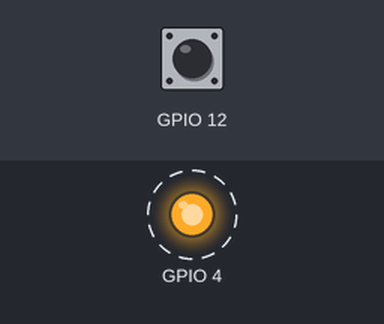
This sketch was run on a simulated ESP32. On the bench: output pins drawn as LEDs (lit = HIGH). Dashed ring = blinking. The test bench sets the inputs (shaded band); at power-on: GPIO 12 HIGH. WiFi joins after 1.5 s; servers stay silent unless stated; storage starts empty; random numbers use the default seed unless the sketch sets one; the camera gives no picture; what the sketch prints to the serial monitor is not drawn.

Above: at 2.87 s.
Timing chart, 0 to 5.8 s (numbered marks = the images above):
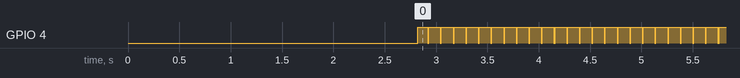

Measured:
- by itself, GPIO 4: alternates HIGH for 0.11 s and LOW for 0.01 s

The sketch:

Esp32Cam.ino
```cpp
//final

#include "WiFi.h"
#include "esp_camera.h"
#include "Arduino.h"
#include "soc/soc.h"
#include "soc/rtc_cntl_reg.h"
#include "driver/rtc_io.h"
#include <SPIFFS.h>
#include <FS.h>
#include <Firebase_ESP_Client.h>
#include <addons/TokenHelper.h>
#define CAMERA_MODEL_AI_THINKER // Has PSRAM

const char* ssid = "PAPPURAJ";
const char* password = "0000000.";

#define DATABASE_URL "railproject-bf850-default-rtdb.asia-southeast1.firebasedatabase.app"


#define API_KEY "AIzaSyB4haoV7KkmB0Sv7LMX1qerCf3G1JK7ti4"

#define USER_EMAIL "pappuraj.duet@gmail.com"
#define USER_PASSWORD "12345678"

#define STORAGE_BUCKET_ID "railproject-bf850.appspot.com"

#define FILE_PHOTO "/data/photo.jpg"

#define PWDN_GPIO_NUM     32
#define RESET_GPIO_NUM    -1
#define XCLK_GPIO_NUM      0
#define SIOD_GPIO_NUM     26
#define SIOC_GPIO_NUM     27
#define Y9_GPIO_NUM       35
#define Y8_GPIO_NUM       34
#define Y7_GPIO_NUM       39
#define Y6_GPIO_NUM       36
#define Y5_GPIO_NUM       21
#define Y4_GPIO_NUM       19
#define Y3_GPIO_NUM       18
#define Y2_GPIO_NUM        5
#define VSYNC_GPIO_NUM    25
#define HREF_GPIO_NUM     23
#define PCLK_GPIO_NUM     22

boolean takeNewPhoto = true;

FirebaseData fbdo,db;
FirebaseAuth auth;
FirebaseConfig configF;


bool taskCompleted = false;

bool checkPhoto( fs::FS &fs ) {
  File f_pic = fs.open( FILE_PHOTO );
  unsigned int pic_sz = f_pic.size();
  return ( pic_sz > 100 );
}

void capturePhotoSaveSpiffs( void ) {
  camera_fb_t * fb = NULL; // pointer
  bool ok = 0;
  do {

  digitalWrite(4, 1);
    // Take a photo with the camera
    Serial.println("Taking a photo...");

    fb = esp_camera_fb_get();
    if (!fb) {
      Serial.println("Camera capture failed");
      return;
    }

    Serial.printf("Picture file name: %s\n", FILE_PHOTO);
    File file = SPIFFS.open(FILE_PHOTO, FILE_WRITE);

    if (!file) {
      Serial.println("Failed to open file in writing mode");
    }
    else {
      file.write(fb->buf, fb->len); // payload (image), payload length
      Serial.print("The picture has been saved in ");
      Serial.print(FILE_PHOTO);
      Serial.print(" - Size: ");
      Serial.print(file.size());
      Serial.println(" bytes");
    }
    digitalWrite(4, 0);

    file.close();
    esp_camera_fb_return(fb);

    ok = checkPhoto(SPIFFS);
  } while ( !ok );
}

void initWiFi(){
  WiFi.begin(ssid, password);
  while (WiFi.status() != WL_CONNECTED) {
    delay(1000);
    Serial.println("Connecting to WiFi...");
  }
}

void initSPIFFS(){
  if (!SPIFFS.begin(true)) {
    Serial.println("An Error has occurred while mounting SPIFFS");
    ESP.restart();
  }
  else {
    delay(500);
    Serial.println("SPIFFS mounted successfully");
  }
}

void initCamera(){
  pinMode(4,OUTPUT);
  digitalWrite(4,0);
  camera_config_t config;
  config.ledc_channel = LEDC_CHANNEL_0;
  config.ledc_timer = LEDC_TIMER_0;
  config.pin_d0 = Y2_GPIO_NUM;
  config.pin_d1 = Y3_GPIO_NUM;
  config.pin_d2 = Y4_GPIO_NUM;
  config.pin_d3 = Y5_GPIO_NUM;
  config.pin_d4 = Y6_GPIO_NUM;
  config.pin_d5 = Y7_GPIO_NUM;
  config.pin_d6 = Y8_GPIO_NUM;
  config.pin_d7 = Y9_GPIO_NUM;
  config.pin_xclk = XCLK_GPIO_NUM;
  config.pin_pclk = PCLK_GPIO_NUM;
  config.pin_vsync = VSYNC_GPIO_NUM;
  config.pin_href = HREF_GPIO_NUM;
  config.pin_sscb_sda = SIOD_GPIO_NUM;
  config.pin_sscb_scl = SIOC_GPIO_NUM;
  config.pin_pwdn = PWDN_GPIO_NUM;
  config.pin_reset = RESET_GPIO_NUM;
  config.xclk_freq_hz = 20000000;
  config.pixel_format = PIXFORMAT_JPEG;

  if (psramFound()) {
    config.frame_size = FRAMESIZE_UXGA;
    config.jpeg_quality = 10;
    config.fb_count = 2;
  } else {
    config.frame_size = FRAMESIZE_SVGA;
    config.jpeg_quality = 12;
    config.fb_count = 1;
  }
  // Camera init
  esp_err_t err = esp_camera_init(&config);
  if (err != ESP_OK) {
    Serial.printf("Camera init failed with error 0x%x", err);
    ESP.restart();
  }
}

void setup() {
  Serial.begin(9600);
  initWiFi();
  initSPIFFS();
  WRITE_PERI_REG(RTC_CNTL_BROWN_OUT_REG, 0);
  initCamera();

  configF.api_key = API_KEY;
  auth.user.email = USER_EMAIL;
  auth.user.password = USER_PASSWORD;
  configF.token_status_callback = tokenStatusCallback; //see addons/TokenHelper.h
  configF.database_url = DATABASE_URL;

  Firebase.begin(&configF, &auth);
  Firebase.reconnectWiFi(true);
}


void loop() {

  int i=random(1, 10000);

  if (!digitalRead(12)) {
    return;
  }

  if (takeNewPhoto) {
    capturePhotoSaveSpiffs();
  }
  delay(1);
  if (Firebase.ready() && !taskCompleted){
    //taskCompleted = true;
    Serial.print("Uploading picture... ");
    if (Firebase.Storage.upload(&fbdo, STORAGE_BUCKET_ID /* Firebase Storage bucket id */, FILE_PHOTO /* path to local file */, mem_storage_type_flash /* memory storage type, mem_storage_type_flash and mem_storage_type_sd */, "image/"+String(i)+".jpg" /* path of remote file stored in the bucket */, "image/jpeg" /* mime type */)){
      Serial.printf("\nDownload URL: %s\n", fbdo.downloadURL().c_str());


//"image/"+String(i)+".jpg"

      String s=fbdo.downloadURL().c_str() ;

      if (Firebase.RTDB.setString(&db, "Image/"+String(i),s)){
      Serial.println("PASSED");
      Serial.println("PATH: " + db.dataPath());
      Serial.println("TYPE: " + db.dataType());
    }else{
      Serial.println("Path not saved!");
    }

    }
    else{
      Serial.println(fbdo.errorReason());
    }
  }

  SPIFFS.format();
}
```
